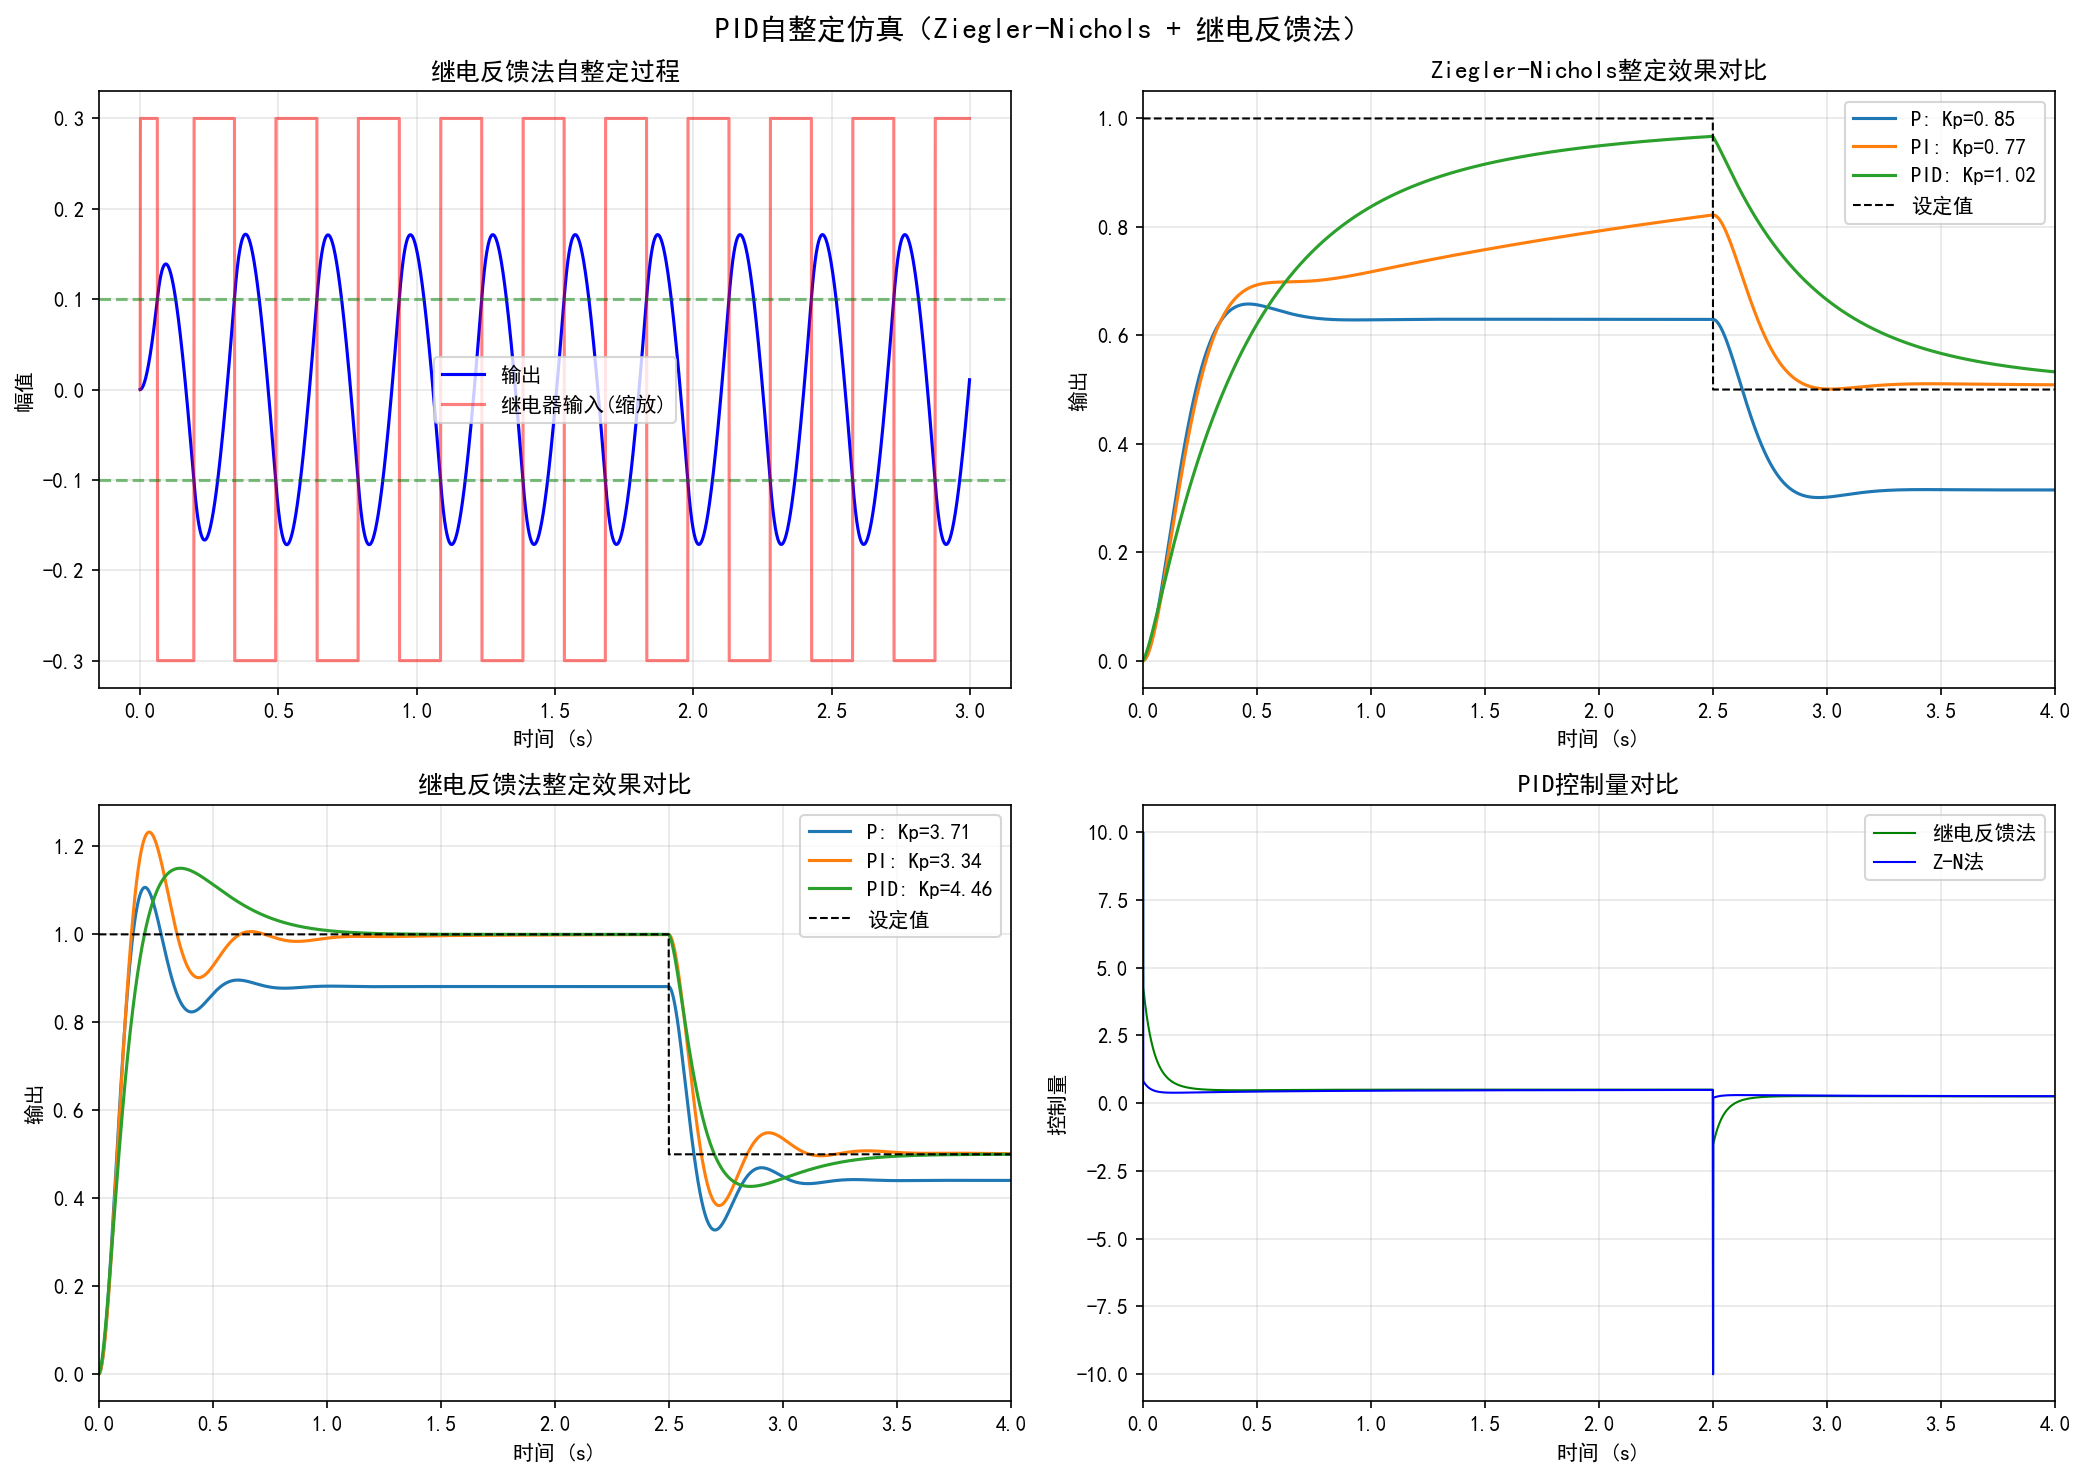

Write the Python code that produced this figure.
"""
PID自整定仿真
方法1：Ziegler-Nichols临界比例法
方法2：继电反馈法（Relay Feedback / Åström-Hägglund）
应用：自动获取PID参数 Kp, Ki, Kd
"""

import os
import numpy as np
import matplotlib
matplotlib.use('Agg')
import matplotlib.pyplot as plt



def main():
    plt.rcParams['font.sans-serif'] = ['SimHei', 'Microsoft YaHei']
    plt.rcParams['axes.unicode_minus'] = False

    # ============================================================
    # 被控对象：二阶系统 G(s) = K / ((tau1*s+1)*(tau2*s+1))
    # ============================================================
    K_plant = 2.0
    tau1 = 0.3
    tau2 = 0.1

    dt = 0.001
    t_end = 5.0
    t = np.arange(0, t_end, dt)

    def simulate_plant(u_history, dt):
        """模拟被控对象响应"""
        n = len(u_history)
        y = np.zeros(n)
        x1, x2 = 0.0, 0.0
        for i in range(1, n):
            x1 += dt / tau1 * (-x1 + K_plant * u_history[i-1])
            x2 += dt / tau2 * (-x2 + x1)
            y[i] = x2
        return y

    # ============================================================
    # 方法1：Ziegler-Nichols临界比例法
    # ============================================================
    def find_critical_gain(Kp_start=0.5, Kp_max=20.0, step=0.1):
        """逐步增大比例增益直到系统等幅振荡"""
        setpoint = np.ones(len(t))
        results = []

        for Kp in np.arange(Kp_start, Kp_max, step):
            y = np.zeros(len(t))
            u = np.zeros(len(t))
            for i in range(1, len(t)):
                error = setpoint[i] - y[i-1]
                u[i] = Kp * error
                # 限制输出
                u[i] = np.clip(u[i], -10, 10)
                # 一阶近似模拟
                y[i] = y[i-1] + dt/tau1 * (-y[i-1] + K_plant * u[i])
                y[i] = y[i] + dt/tau2 * (-y[i] + K_plant * u[i])

            # 检查后半段是否等幅振荡
            y_tail = y[len(t)//2:]
            peaks = []
            for j in range(1, len(y_tail)-1):
                if y_tail[j] > y_tail[j-1] and y_tail[j] > y_tail[j+1]:
                    peaks.append(y_tail[j])

            if len(peaks) >= 3:
                peak_var = np.var(peaks[-4:]) if len(peaks) >= 4 else np.var(peaks)
                peak_mean = np.mean(peaks[-4:]) if len(peaks) >= 4 else np.mean(peaks)
                # 判断是否接近等幅振荡
                if peak_var < 0.01 and 0.3 < peak_mean < 3.0:
                    # 计算振荡周期
                    peak_times = []
                    for j in range(1, len(y_tail)-1):
                        if y_tail[j] > y_tail[j-1] and y_tail[j] > y_tail[j+1]:
                            peak_times.append(j * dt)
                    if len(peak_times) >= 2:
                        Tu = np.mean(np.diff(peak_times))
                        return Kp, Tu, True

        return None, None, False

    # 简化：直接用已知参数计算临界增益和周期（解析法）
    # 对于 G(s) = 2 / ((0.3s+1)(0.1s+1))，可计算临界点
    # 令相位=-180°: -arctan(0.3w) - arctan(0.1w) = -π
    # 解得 w_u ≈ 5.77 rad/s, K_u = 1/|G(jw_u)| ≈ ...

    # 用仿真法找临界增益
    print("=" * 60)
    print("方法1: Ziegler-Nichols 临界比例法")
    print("=" * 60)

    # 仿真法扫描
    best_Kp = None
    best_Tu = None

    for Kp in np.arange(0.5, 15.0, 0.05):
        y = np.zeros(len(t))
        x1, x2 = 0.0, 0.0
        for i in range(1, len(t)):
            error = 1.0 - y[i-1]
            u_val = np.clip(Kp * error, -10, 10)
            x1 += dt / tau1 * (-x1 + K_plant * u_val)
            x2 += dt / tau2 * (-x2 + x1)
            y[i] = x2

        # 检查振荡
        y_tail = y[int(2.0/dt):]
        peak_idx = []
        for j in range(1, len(y_tail)-1):
            if y_tail[j] > y_tail[j-1] and y_tail[j] > y_tail[j+1]:
                peak_idx.append(j)

        if len(peak_idx) >= 4:
            peak_vals = y_tail[peak_idx[-4:]]
            if np.std(peak_vals) / (np.mean(peak_vals) + 1e-10) < 0.05:
                Tu = (peak_idx[-1] - peak_idx[-3]) * 2 * dt  # 2个周期
                best_Kp = Kp
                best_Tu = Tu
                break

    if best_Kp is not None:
        Ku = best_Kp
        Tu = best_Tu
        print(f"  临界增益 Ku = {Ku:.2f}")
        print(f"  临界周期 Tu = {Tu:.3f} s")

        # Ziegler-Nichols整定公式
        zn_params = {
            'P':   (0.5 * Ku, 0, 0),
            'PI':  (0.45 * Ku, 0.45 * Ku / (Tu/1.2), 0),
            'PID': (0.6 * Ku, 0.6 * Ku / (Tu/2), 0.6 * Ku * Tu/8),
        }
        for name, (kp, ki, kd) in zn_params.items():
            print(f"  {name}: Kp={kp:.3f}, Ki={ki:.3f}, Kd={kd:.3f}")
    else:
        print("  未找到临界振荡点，使用估算值")
        Ku, Tu = 5.0, 1.1
        zn_params = {
            'P':   (0.5 * Ku, 0, 0),
            'PI':  (0.45 * Ku, 0.45 * Ku / (Tu/1.2), 0),
            'PID': (0.6 * Ku, 0.6 * Ku / (Tu/2), 0.6 * Ku * Tu/8),
        }

    # ============================================================
    # 方法2：继电反馈法（Relay Feedback）
    # ============================================================
    print("\n" + "=" * 60)
    print("方法2: 继电反馈法（Relay Feedback）")
    print("=" * 60)

    d_relay = 1.0   # 继电器幅值
    hysteresis = 0.1 # 滞环宽度

    y_relay = np.zeros(len(t))
    u_relay = np.zeros(len(t))
    relay_state = 1

    x1, x2 = 0.0, 0.0
    for i in range(1, len(t)):
        # 带滞环的继电器
        if relay_state == 1 and y_relay[i-1] > hysteresis:
            relay_state = -1
        elif relay_state == -1 and y_relay[i-1] < -hysteresis:
            relay_state = 1

        u_relay[i] = relay_state * d_relay
        x1 += dt / tau1 * (-x1 + K_plant * u_relay[i])
        x2 += dt / tau2 * (-x2 + x1)
        y_relay[i] = x2

    # 从稳态段提取振荡参数
    y_steady = y_relay[int(1.0/dt):]
    peak_indices = []
    for j in range(1, len(y_steady)-1):
        if y_steady[j] > y_steady[j-1] and y_steady[j] > y_steady[j+1]:
            peak_indices.append(j)

    if len(peak_indices) >= 2:
        Tu_relay = (peak_indices[-1] - peak_indices[-2]) * dt * 2  # 周期
        a_relay = np.mean([y_steady[p] for p in peak_indices[-3:]])  # 振幅
        # 继电反馈法整定公式
        Ku_relay = 4 * d_relay / (np.pi * a_relay)
        print(f"  振荡周期 Tu = {Tu_relay:.3f} s")
        print(f"  振荡幅值 a = {a_relay:.3f}")
        print(f"  临界增益 Ku = {Ku_relay:.3f}")

        rf_params = {
            'P':   (0.5 * Ku_relay, 0, 0),
            'PI':  (0.45 * Ku_relay, 0.45 * Ku_relay / (Tu_relay/1.2), 0),
            'PID': (0.6 * Ku_relay, 0.6 * Ku_relay / (Tu_relay/2), 0.6 * Ku_relay * Tu_relay/8),
        }
        for name, (kp, ki, kd) in rf_params.items():
            print(f"  {name}: Kp={kp:.3f}, Ki={ki:.3f}, Kd={kd:.3f}")

    # ============================================================
    # 用整定参数进行PID控制仿真对比
    # ============================================================
    def pid_simulate(Kp, Ki, Kd, setpoint, dt):
        """PID控制仿真"""
        n = len(setpoint)
        y = np.zeros(n)
        u = np.zeros(n)
        integral = 0.0
        prev_error = 0.0
        x1, x2 = 0.0, 0.0

        for i in range(1, n):
            error = setpoint[i] - y[i-1]
            integral += error * dt
            derivative = (error - prev_error) / dt
            u[i] = Kp * error + Ki * integral + Kd * derivative
            u[i] = np.clip(u[i], -10, 10)
            prev_error = error

            x1 += dt / tau1 * (-x1 + K_plant * u[i])
            x2 += dt / tau2 * (-x2 + x1)
            y[i] = x2

        return y, u

    setpoint = np.ones(len(t))
    setpoint[int(2.5/dt):] = 0.5  # 2.5s时设定值变化

    # ============================================================
    # 绘图
    # ============================================================
    fig, axes = plt.subplots(2, 2, figsize=(14, 10))

    # 图1：继电反馈信号
    ax = axes[0, 0]
    t_plot = t[:int(3.0/dt)]
    ax.plot(t_plot, y_relay[:len(t_plot)], 'b-', label='输出')
    ax.plot(t_plot, u_relay[:len(t_plot)] * 0.3, 'r-', alpha=0.5, label='继电器输入(缩放)')
    ax.axhline(hysteresis, color='g', linestyle='--', alpha=0.5)
    ax.axhline(-hysteresis, color='g', linestyle='--', alpha=0.5)
    ax.set_xlabel('时间 (s)')
    ax.set_ylabel('幅值')
    ax.set_title('继电反馈法自整定过程')
    ax.legend()
    ax.grid(True, alpha=0.3)

    # 图2：不同PID参数的阶跃响应对比
    ax = axes[0, 1]
    for name, (kp, ki, kd) in zn_params.items():
        y_pid, _ = pid_simulate(kp, ki, kd, setpoint, dt)
        ax.plot(t, y_pid, linewidth=1.5, label=f'{name}: Kp={kp:.2f}')
    ax.plot(t, setpoint, 'k--', linewidth=1, label='设定值')
    ax.set_xlabel('时间 (s)')
    ax.set_ylabel('输出')
    ax.set_title('Ziegler-Nichols整定效果对比')
    ax.legend()
    ax.grid(True, alpha=0.3)
    ax.set_xlim([0, 4])

    # 图3：继电反馈法整定效果对比
    ax = axes[1, 0]
    if len(peak_indices) >= 2:
        for name, (kp, ki, kd) in rf_params.items():
            y_pid, _ = pid_simulate(kp, ki, kd, setpoint, dt)
            ax.plot(t, y_pid, linewidth=1.5, label=f'{name}: Kp={kp:.2f}')
        ax.plot(t, setpoint, 'k--', linewidth=1, label='设定值')
    ax.set_xlabel('时间 (s)')
    ax.set_ylabel('输出')
    ax.set_title('继电反馈法整定效果对比')
    ax.legend()
    ax.grid(True, alpha=0.3)
    ax.set_xlim([0, 4])

    # 图4：控制量对比
    ax = axes[1, 1]
    kp_zn, ki_zn, kd_zn = zn_params['PID']
    y_zn, u_zn = pid_simulate(kp_zn, ki_zn, kd_zn, setpoint, dt)
    if len(peak_indices) >= 2:
        kp_rf, ki_rf, kd_rf = rf_params['PID']
        y_rf, u_rf = pid_simulate(kp_rf, ki_rf, kd_rf, setpoint, dt)
        ax.plot(t, u_rf, 'g-', linewidth=1, label='继电反馈法')
    ax.plot(t, u_zn, 'b-', linewidth=1, label='Z-N法')
    ax.set_xlabel('时间 (s)')
    ax.set_ylabel('控制量')
    ax.set_title('PID控制量对比')
    ax.legend()
    ax.grid(True, alpha=0.3)
    ax.set_xlim([0, 4])

    plt.suptitle('PID自整定仿真（Ziegler-Nichols + 继电反馈法）', fontsize=14, fontweight='bold')
    plt.tight_layout()
    plt.savefig(os.path.join(os.path.dirname(os.path.abspath(__file__)), 'pid_auto_tuning_sim.png'), dpi=150, bbox_inches='tight')
    print("\n图表已保存: pid_auto_tuning_sim.png")
    plt.close('all')



if __name__ == '__main__':
    main()
